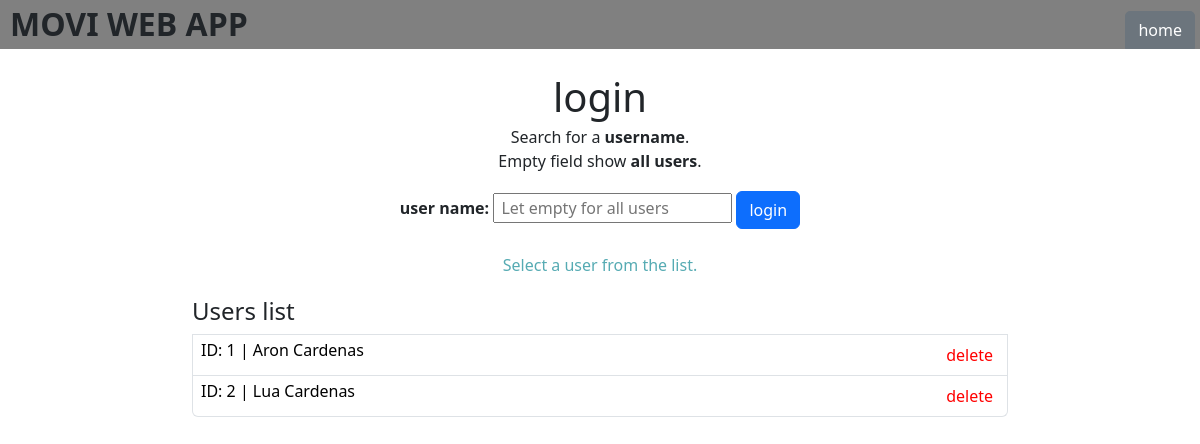
/users, run on an earlier commit of the app's database.
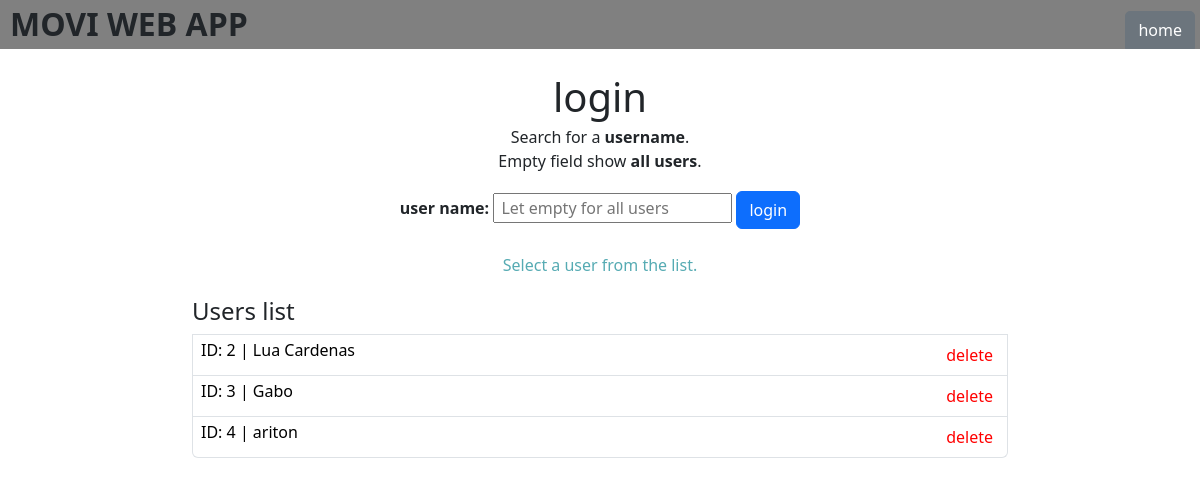
And on a later commit of the database.
### datamanager/data_models.py (models this page shows, shortened)
class User(db.Model):
    id: Mapped[int] = mapped_column(primary_key=True, autoincrement=True)
    name: Mapped[str] = mapped_column(nullable=False)
    reviews: Mapped[list["Review"]] = relationship(back_populates="user")
    movies: Mapped[list["Movie"]] = relationship(secondary=user_movie_association, back_populates="users")

### app.py (the view, shortened to what this page needs)
@app.route('/users', methods=['GET', 'POST'])
def list_users():
    with app.app_context():
        if request.method == 'POST':
            search_name = request.form.get('search_name')
            if search_name:
                users = User.query.filter(User.name.like(f"%{search_name}%")).all()
                msg = f"Select a user from the list."
                if not users:
                    msg = f"No user was found with the name {search_name}"
                    users = User.query.all()
            else:
                users = User.query.all()
                msg = "Select a user from the list."
            return render_template('users.html', users=users, msg=msg)
    users = User.query.all()
    msg = "Select a user from the list."
    return render_template('users.html', users=users, msg=msg)

### templates/users.html (shortened to what this page needs)
{% extends "layout.html" %}
{% block content %}
<div class="users">
    <div class="div_form">
      <form action="" method="post">
          <h1>login</h1>
          <p>
              Search for a <b>username</b>.<br>
              Empty field show <b>all users</b>.
          </p>
          <div class="_input">
              <label for="search_name"><b>user name:</b></label>
              <input type="text" id="search_name" name="search_name" placeholder=" Let empty for all users">
              <button type="submit" class="btn btn-primary" >login</button>
          </div>
          <p class="msg">{{ msg }}</p>
      </form>
    </div>
    <div class="list-group">
      <h4>Users list</h4>
      {% for user in users %}
        <div class="list-group-item list-group-item-action space_between">
            <a class="list-group-item-action btn_user_id" href="/users/{{ user.id }}">
                <button name="user_id" value="{{ user.id }}">ID: {{ user.id }} | {{ user.name }}</button>
            </a>
            <form action="/users" method="POST">
                <button type="submit" name="user_id" value="{{ user.id }}" class="btn btn-light btn_delete_user" data-bs-toggle="tooltip" title="If you click, the user will be permanently deleted." >delete</button>
            </form>
        </div>
      {% endfor %}
    </div>
</div>
{% endblock %}

### templates/layout.html (shortened to what this page needs)
<!DOCTYPE html>
<html lang="en">
<head>
    <link href="https://cdn.jsdelivr.net/npm/bootstrap@5.3.3/dist/css/bootstrap.min.css" rel="stylesheet">
    <link rel="stylesheet" href="{{ url_for('static', filename='style.css') }}">
</head>
<body>
    <div class="bar_menu" style="background-color: gray">
        <div class="row">
            <div class="col-7">
                <h2><b>MOVI WEB APP</b></h2>
            </div>
            <div class="col-5" style="display: flex; justify-content: end; align-items: end;">
                <a href="/"><button type="button" class="btn btn-secondary">home</button></a>
            </div>
        </div>
    </div>
    <div class="container">
        {% block content %}{% endblock %}
    </div>
</body>
</html>

### static/style.css (style rules this page uses)
* { box-sizing: border-box; }
body, html { margin: 0px; padding: 0px; overflow-x: hidden; }
h1, h2 { margin: 0px; line-height: 90%; }
p { margin: 0px; }
.container { padding-top: 30px; padding-bottom: 20px; width: 70vw; }
.users div:first-child { text-align: center; margin-bottom: 20px; }
.bar_menu h2 { margin: 10px 0px 10px 10px; }
.bar_menu button { border-radius: 5px 5px 0px 0px; margin-right: 5px; }
.list-group button { background-color: transparent; border: none; }
.users .div_form form p { margin-top: 10px; }
.users .div_form form .msg { color: #56ABB3; }
.users .div_form form input { margin: 20px 0px; }
.users .list-group .space_between { display: flex; justify-content: space-between; }
.users .list-group .list-group-item { padding: 2px; }
.users .list-group .btn-light { color: red; }

What changed in the data, as far as the page shows it:
removed User: id "1", name "Aron Cardenas"
added User: id "3", name "Gabo"
added User: id "4", name "ariton"
